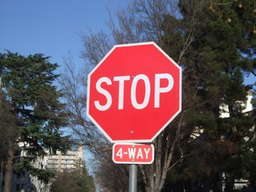
#> input picture stanCode_Projects/ds_foundation/image_processing/images/stop.png, 256 x 192 px, shrunk from 800 x 600 before the run
$ python pixel_region_filters.py
#> lines starting #> are read from the running program, lines starting #| are printed output that depends on the picture
### stanCode_Projects/ds_foundation/image_processing/simpleimage.py
#!/usr/bin/env python3

"""
Stanford CS106AP SimpleImage
Nick Parlante, Sonja Johnson-Yu, and Nick Bowman
 -6/2019 version has file reading, pix, and foreach iterator

SimpleImage Features:
Create image:
    image = SimpleImage.blank(400, 200)   # create new image of size
    image = SimpleImage('foo.jpg')        # create from file

Access size
    image.width, image.height

Iterate over all pixels:
    for pixel in image:
        #do something with pixel

Get pix at x,y
    pix = image.get_pix(x, y)
    # pix is RGB tuple like (100, 200, 0)

Set pix at x,y
    image.set_pix(x, y, pix)   # set data by tuple also

Get Pixel object at x,y
    pixel = image.get_pixel(x, y)
    pixel.red = 0
    pixel.blue = 255

Show image on screen
    image.show()

The main() function below demonstrates the above functions as a test.
"""

import sys
# If the following line fails, "Pillow" needs to be installed
from PIL import Image


def clamp(num):
    """
    Return a "clamped" version of the given num,
    converted to be an int limited to the range 0..255 for 1 byte.
    """
    num = int(num)
    if num < 0:
        return 0
    if num >= 256:
        return 255
    return num


class Pixel(object):
    """
    A pixel at an x,y in a SimpleImage.
    Supports set/get .red .green .blue
    and get .x .y
    """
    def __init__(self, image, x, y):
        self.image = image
        self._x = x
        self._y = y

    def __str__(self):
        return 'r:' + str(self.red) + ' g:' + str(self.green) + ' b:' + str(self.blue)

    # Pillow image stores each pixel color as a (red, green, blue) tuple.
    # So the functions below have to unpack/repack the tuple to change anything.

    @property
    def red(self):
        return self.image.px[self._x, self._y][0]

    @red.setter
    def red(self, value):
        rgb = self.image.px[self._x, self._y]
        self.image.px[self._x, self._y] = (clamp(value), rgb[1], rgb[2])

    @property
    def green(self):
        return self.image.px[self._x, self._y][1]

    @green.setter
    def green(self, value):
        rgb = self.image.px[self._x, self._y]
        self.image.px[self._x, self._y] = (rgb[0], clamp(value), rgb[2])

    @property
    def blue(self):
        return self.image.px[self._x, self._y][2]

    @blue.setter
    def blue(self, value):
        rgb = self.image.px[self._x, self._y]
        self.image.px[self._x, self._y] = (rgb[0], rgb[1], clamp(value))

    @property
    def x(self):
        return self._x

    @property
    def y(self):
        return self._y


# color tuples for background color names 'red' 'white' etc.
BACK_COLORS = {
    'white': (255, 255, 255),
    'black': (0, 0, 0),
    'red': (255, 0, 0),
    'green': (0, 255, 0),
    'blue': (0, 0, 255),
}


class SimpleImage(object):
    def __init__(self, filename, width=0, height=0, back_color=None):
        """
        Create a new image. This case works: SimpleImage('foo.jpg')
        To create a blank image use SimpleImage.blank(500, 300)
        The other parameters here are for internal/experimental use.
        """
        # Create pil_image either from file, or making blank
        if filename:
            self.pil_image = Image.open(filename).convert("RGB")
            if self.pil_image.mode != 'RGB':
                raise Exception('Image file is not RGB')
            self._filename = filename  # hold onto
        else:
            if not back_color:
                back_color = 'white'
            color_tuple = BACK_COLORS[back_color]
            if width == 0 or height == 0:
                raise Exception('Creating blank image requires width/height but got {} {}'
                                .format(width, height))
            self.pil_image = Image.new('RGB', (width, height), color_tuple)
        self.px = self.pil_image.load()
        size = self.pil_image.size
        self._width = size[0]
        self._height = size[1]
        self.curr_x = 0
        self.curr_y = 0

    def __iter__(self):
        return self

    def __next__(self):
        if self.curr_x < self.width and self.curr_y < self.height:
            x = self.curr_x
            y = self.curr_y
            self.increment_curr_counters()
            return Pixel(self, x, y)
        else:
            self.curr_x = 0
            self.curr_y = 0
            raise StopIteration()

    def increment_curr_counters(self):
        self.curr_x += 1
        if self.curr_x == self.width:
            self.curr_x = 0
            self.curr_y += 1

    # [9 lines left out: functions blank, file, not called in this run]

    @property
    def width(self):
        """Width of image in pixels."""
        return self._width

    @property
    def height(self):
        """Height of image in pixels."""
        return self._height

    def get_pixel(self, x, y):
        """
        Returns a Pixel at the given x,y, suitable for getting/setting
        .red .green .blue values.
        """
        if x < 0 or x >= self._width or y < 0 or y >= self.height:
            e = Exception('get_pixel bad coordinate x %d y %d (vs. image width %d height %d)' %
                          (x, y, self._width, self.height))
            raise e
        return Pixel(self, x, y)

    # [14 lines left out: functions set_pixel, set_rgb, not called in this run]

    def get_pix(self, x, y):
        """Get pix RGB tuple (200, 100, 50) for the given x,y."""
        return self.px[x, y]

    def set_pix(self, x, y, pix):
        """Set the given pix RGB tuple into the image at the given x,y."""
        self.px[x, y] = pix

    def show(self):
        """Displays the image using an external utility."""
        self.pil_image.show()

    # [39 lines left out: functions make_as_big_as, main, not called in this run]


# [2 lines that do not run on import are left out]

### stanCode_Projects/ds_foundation/image_processing/pixel_region_filters.py
"""
File: pixel_region_filters.py
Author: Chia-Chun Hung
--------------------------------------------------
This script implements several image processing filters that
apply transformations to specific pixel regions based on their
coordinates:

1. left_half_darken: darkens the left half of the image
2. upper_left_lower_right_darken_1: darkens upper-left and lower-right quadrants, brightens the others
3. upper_left_lower_right_darken_2: alternate logic for the same region-based effect
4. gray_scale: converts the entire image to grayscale

These effects demonstrate spatial-based pixel manipulation,
a foundational concept in image preprocessing and computer vision.
"""


from simpleimage import SimpleImage


def main():
    """
    Displays the original image and applies various pixel-level transformations:
    - Darkening the left half
    - Darkening opposite quadrants and brightening the rest
    - Grayscale conversion
    """
    img = SimpleImage('images/stop.png')
    img.show()

    # Darken the left half of the image
    left_half_darken_img = left_half_darken('images/stop.png')
    left_half_darken_img.show()

    # Darken upper-left and lower-right quadrants; brighten the others
    upper_left_lower_right_darken_img_1 = upper_left_lower_right_darken_1('images/stop.png')
    upper_left_lower_right_darken_img_1.show()
    upper_left_lower_right_darken_img_2 = upper_left_lower_right_darken_2('images/stop.png')
    upper_left_lower_right_darken_img_2.show()

    # Convert the image to grayscale
    gray_scale_img = gray_scale('images/stop.png')
    gray_scale_img.show()


# Darken the left half of the image by halving RGB values
def left_half_darken(filepath):
    """
    :param filepath: str, the file path of the original image (with respect to current directory)
    :return img: SimpleImage, the image with half horizontal area darken
    """
    img = SimpleImage(filepath)
    for x in range(img.width):
        for y in range(img.height):
            pixel = img.get_pixel(x, y)
            if x < img.width/2:
                pixel.red = pixel.red//2
                pixel.blue = pixel.blue//2
                pixel.green = pixel.green//2
    return img


# Darken upper-left and lower-right quadrants
# Brighten upper-right and lower-left quadrants
def upper_left_lower_right_darken_1(filepath):
    half_darken_img = SimpleImage(filepath)
    for x in range(half_darken_img.width):
        for y in range(half_darken_img.height):
            pixel = half_darken_img.get_pixel(x, y)
            if x < half_darken_img.width/2 and y < half_darken_img.height/2:
                pixel.red = pixel.red // 2
                pixel.blue = pixel.blue // 2
                pixel.green = pixel.green // 2
            elif x > half_darken_img.width/2 and y > half_darken_img.height/2:
                pixel.red = pixel.red // 2
                pixel.blue = pixel.blue // 2
                pixel.green = pixel.green // 2
            else:
                pixel.red *= 2
                pixel.green *= 2
                pixel.blue *= 2
    return half_darken_img


# Same region darkening/brightening as above with alternate logic
def upper_left_lower_right_darken_2(filepath):
    half_darken_img = SimpleImage(filepath)
    for x in range(half_darken_img.width):
        for y in range(half_darken_img.height):
            if x < half_darken_img.width/2:
                pixel = half_darken_img.get_pixel(x, y)
                if y < half_darken_img.height/2:
                    pixel.red = pixel.red//2
                    pixel.blue = pixel.blue//2
                    pixel.green = pixel.green//2
                else:
                    pixel.red *= 2
                    pixel.blue *= 2
                    pixel.green *= 2
            if x > half_darken_img.width/2:
                pixel = half_darken_img.get_pixel(x, y)
                if y > half_darken_img.height / 2:
                    pixel.red = pixel.red // 2
                    pixel.blue = pixel.blue // 2
                    pixel.green = pixel.green // 2
                else:
                    pixel.red *= 2
                    pixel.blue *= 2
                    pixel.green *= 2
    return half_darken_img


# Convert each pixel to grayscale by averaging RGB values
def gray_scale(filepath):
    """
    :param filepath: str, the file path of the original image (with respect to current directory)
    :return: SimpleImage, gray scaled image
    """
    gray_img = SimpleImage(filepath)
    for pixel in gray_img:
        avg = (pixel.red+pixel.blue+pixel.green)//3
        pixel.red = avg
        pixel.blue = avg
        pixel.green = avg
    return gray_img


if __name__ == '__main__':
    main()
#> in show (call 2), `self.pil_image.show()`:
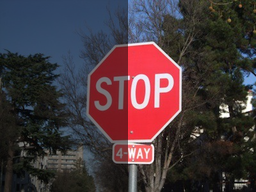
#> shown: PIL image 256x192 RGB; mean R, G, B 71.1, 56.2, 61.1
#> in show (call 3), `self.pil_image.show()`:
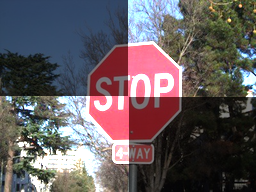
#> shown: PIL image 256x192 RGB; mean R, G, B 99.8, 90.9, 94.5
#> in show (call 4), `self.pil_image.show()`:
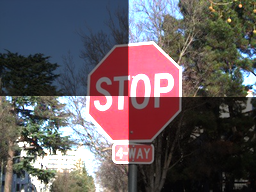
#> shown: PIL image 256x192 RGB; mean R, G, B 99.7, 90.6, 94.2
#> in show (call 5), `self.pil_image.show()`:
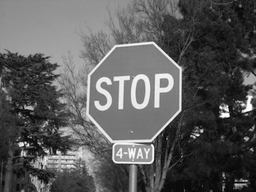
#> shown: PIL image 256x192 RGB; min 0, max 255, mean 90.3
